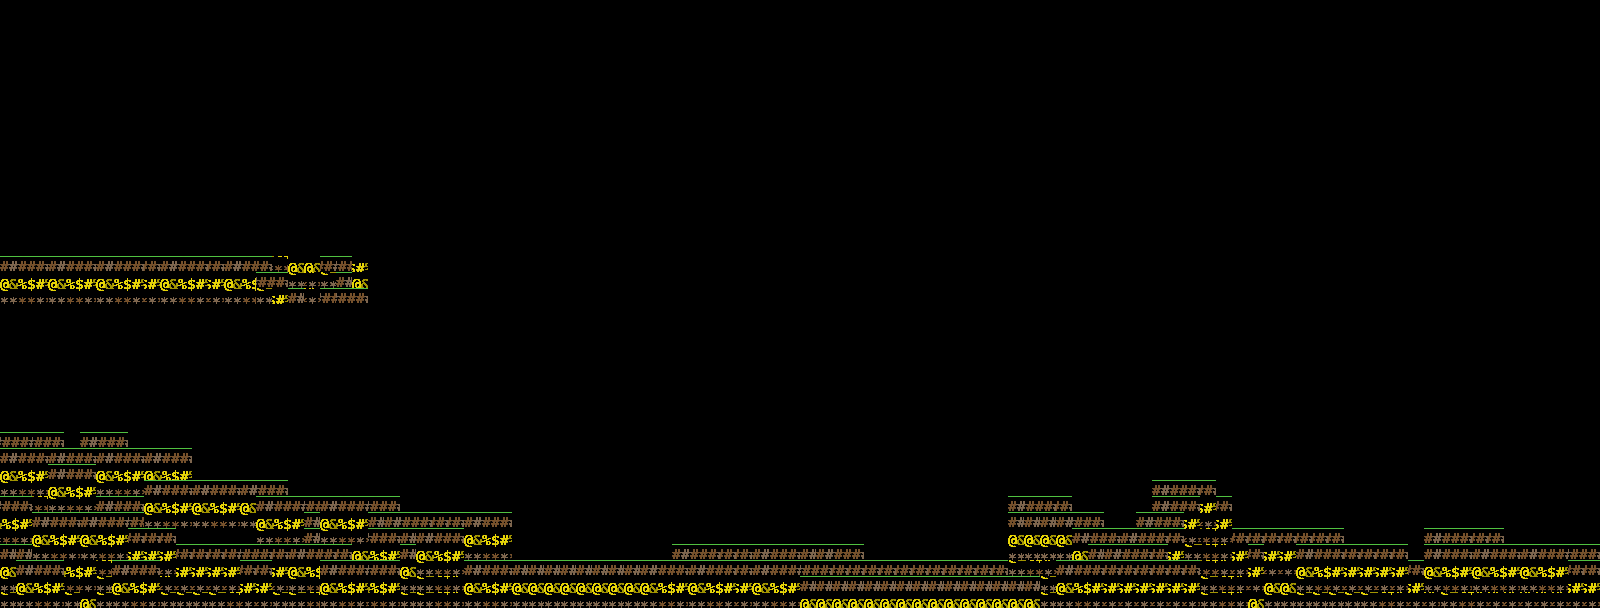

This is a level from a 2D game, rendered from its Tiled map with the project's own tilesets. A one-line summary and the map file follow, with tile-layer data summarised:
An orthogonal 100x38 tile map with 16x16 px tiles, 3 tile layers (background, hazards, walls).

<map version="1.4" tiledversion="1.4.3" orientation="orthogonal" renderorder="right-down" width="100" height="38" tilewidth="16" tileheight="16" infinite="0" nextlayerid="4" nextobjectid="1">
 <tileset firstgid="1" name="ground" tilewidth="16" tileheight="16" tilecount="9" columns="3">
  <image source="ground.png" width="63" height="55" />
 </tileset>
 <layer id="1" name="background" width="100" height="38">
  <data>[3800 cells, 0 non-empty, 0 distinct tile ids]</data>
 </layer>
 <layer id="2" name="hazards" width="100" height="38">
  <data>[3800 cells, 0 non-empty, 0 distinct tile ids]</data>
 </layer>
 <layer id="3" name="walls" width="100" height="38">
  <data>[3800 cells, 633 non-empty, 9 distinct tile ids]</data>
 </layer>
</map>